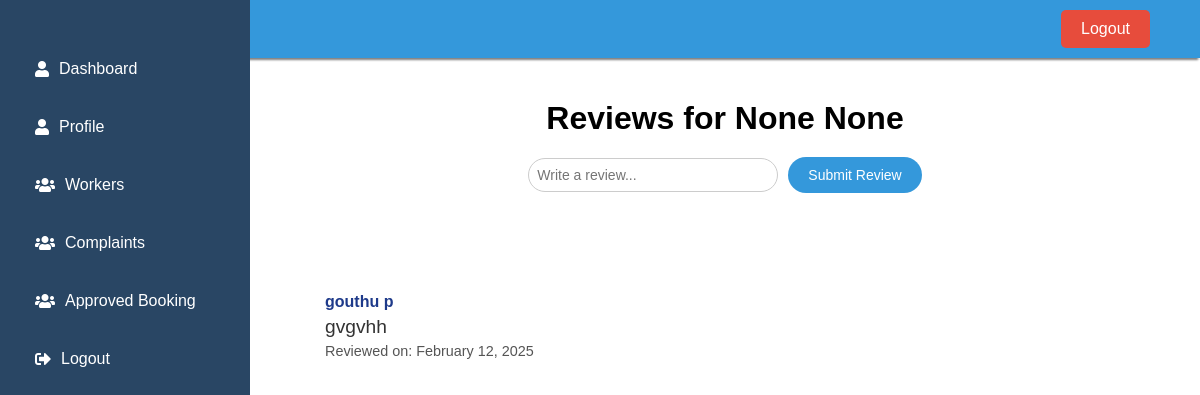
/review_worker_list/6/, run on the app's committed database.
### Bengali/models.py (models this page shows, shortened)
class Review(models.Model):
    worker = models.ForeignKey('WorkersDetails', on_delete=models.CASCADE, related_name='reviews')
    user = models.ForeignKey('Profile', on_delete=models.CASCADE, related_name='user_reviews')
    rating = models.IntegerField(default=0)
    comment = models.TextField(blank=True, null=True)
    created_at = models.DateTimeField(auto_now_add=True)
    def __str__(self):
        return f'Review by {self.user.username} for {self.worker.profile.username} - Rating: {self.rating}'

class WorkersDetails(models.Model):
    profile=models.OneToOneField('Profile',on_delete=models.CASCADE,related_name="worker_profile",null=True,blank=True)
    id_no=models.CharField(max_length=150,null=True)
    image=models.ImageField(null=True , blank=True)
    address=models.TextField()
    age=models.IntegerField(blank=True,null=True)
    gender=models.CharField(max_length=10 ,blank=True, null=True)
    category=models.CharField(max_length=50,blank=True,null=True)
    approved_by_agency=models.BooleanField(default=False)
    agency=models.ForeignKey('AgencyDetails',on_delete=models.CASCADE,related_name="agency_worker",null=True,blank=True)

class Profile(AbstractUser):
    USERNAME_FIELD='email'
    REQUIRED_FIELDS=[]
    objects = CustomUserManager()
    username = models.CharField(max_length=150, blank=True, null=True)
    first_name = models.CharField(max_length=150, blank=True, null=True)
    last_name= models.CharField(max_length=150, blank=True, null=True)
    role = models.CharField(max_length=15,choices=RoleChoices.choices)
    email=models.EmailField(unique=True)
    phone=models.CharField(max_length=15, blank=True, null=True)
    age=models.IntegerField(blank=True, null=True)
    worker_approved=models.BooleanField(blank=True, null=True)
    groups = models.ManyToManyField(
        Group,
            related_name="profile_groups",  # Set unique related_name
            blank=True
        )
    user_permissions = models.ManyToManyField(
            Permission,
            related_name="profile_permissions",  # Set unique related_name
            blank=True
        )

### Bengali/views.py (the view)
# urls.py: path('review_worker_list/<int:worker_id>/',views.review_list_worker,name='review_worker_list'),
def review_list_worker(request,worker_id):
    rev=Review.objects.filter(worker__id=worker_id)
    print(rev)
    return render(request,"review_worker_list.html",{'reviews':rev,'worker_id':worker_id})

### templates/review_worker_list.html (shortened to what this page needs)
{% extends "user_base.html" %}
{% block content %}
<h1 style="margin-top: 20px; text-align: center;">Reviews for {{ reviews.0.worker.profile.first_name }} {{ reviews.0.worker.profile.last_name }}</h1>
<form action="{% url 'submit_review' worker_id %}" method="post" style="text-align: center; margin-bottom: 20px;">
    <div style="display: inline-flex; align-items: center;">
        <input type="text" name="review" placeholder="Write a review..." style="padding: 8px; border-radius: 20px; border: 1px solid #ccc; margin-right: 10px; font-size: 14px; transition: border-color 0.3s; width: 250px;" required>
        <button type="submit" style="padding: 10px 20px; border: none; border-radius: 20px; background-color: #3498db; color: white; font-size: 14px; cursor: pointer; transition: background-color 0.3s;">Submit Review</button>
    </div>
</form>
<div class="container" style="text-align: center; width: 100%; display: flex; justify-content: center; overflow-x: hidden;">
    <div class="reviews-container" style="max-width: 800px; width: 100%; text-align: left;">
        <ul style="list-style-type: none; padding: 0;">
            {% for review in reviews %}
            <li style="margin-bottom: 20px;">
                <h4>{{ review.user.first_name }} {{ review.user.last_name }}</h4>
                <p>{{ review.comment }}</p>
                <p style="font-size: 0.9rem; color: #555;">Reviewed on: {{ review.created_at|date:"F j, Y" }}</p>
            </li>
            {% endfor %}
        </ul>
    </div>
</div>
{% endblock %}

### static/css/admin_dashboard.css (style rules this page uses)
* { margin: 0; padding: 0; box-sizing: border-box; }
body { font-family: Arial, sans-serif; background-color: #f4f4f4; }
.container { display: flex; }
.main-content h1 { font-size: 2em; margin-bottom: 20px; }
.main-content p { font-size: 1.2em; color: #333; }

### templates/user_base.html (style rules this page uses)
body { margin: 0; font-family: 'Arial', sans-serif; display: flex; flex-direction: column; min-height: 100vh; }
.container { display: flex; flex: 1; padding-top: 60px; }

### templates/review_worker_list.html (style rules this page uses)
.reviews-container { margin-top: 20px; align-items: center; }
.reviews-container h4 { margin: 0; color: #1e3a8a; }
.reviews-container p { margin: 5px 0; }

### data on the page
Review: worker.first_name "None", worker.last_name "None", user.first_name "gouthu", user.last_name "p", comment "gvgvhh", created_at "February 12, 2025"
